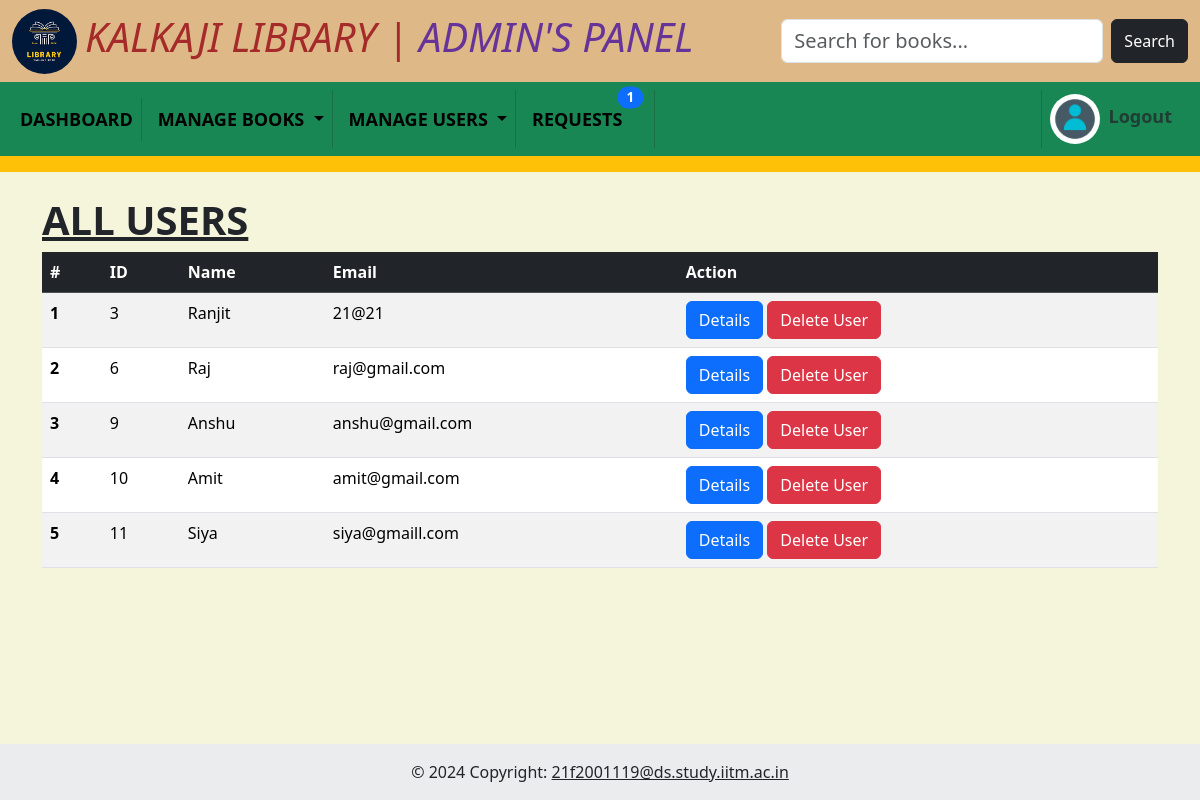
Page /users (signed in) on the committed database.
### models/model.py (models this page shows)
class User(db.Model):
    __tablename__ = "user"
    id = db.Column(db.Integer, autoincrement=True, primary_key=True)
    name = db.Column(db.String, nullable=False)
    email = db.Column(db.String, unique=True)
    password = db.Column(db.String)
    enrollments = db.relationship("Enrollments", back_populates="user")

### controllers/admin.py (the view)
@app.route("/users")
def users():
    users = User.query.all()
    return render_template("admin/users.html", users=users)

### controllers/admin.py (called while the page is built)
@app.before_request
def before_req():
    if "admin" not in session and request.endpoint in admin_routes:
        return redirect("/admin_login")
    elif "user_id" not in session and request.endpoint in user_routes:
        return redirect("/user_login")

### controllers/index.py (called while the page is built)
@app.context_processor
def inject_admin():
    admin1 = 1
    admin0 = 0
    req = Book_req.query.all()
    msg = Messages.query.filter_by(user_id=session.get('user_id')).all()
    return dict(admin1=admin1, admin0=admin0, req=len(req), msg=len(msg))

### templates/admin/users.html (shortened to what this page needs)
{% include 'admin/layout.html' %}
<nav class="navbar navbar-expand-lg bg-warning">
</nav>
<div class="container mt-4">
    <h1 class="fw-bold text-uppercase text-decoration-underline">All Users</h1>
    <table class="table table-striped table-hover">
        <thead class="table-dark">
            <tr>
                <th scope="col">#</th>
                <th scope="col">ID</th>
                <th scope="col">Name</th>
                <th scope="col">Email</th>
                <th scope="col">Action</th>
            </tr>
        </thead>
        <tbody>
            {% for user in users %}
            <tr>
                <th scope="row">{{loop.index}}</th>
                <td>{{user.id}}</td>
                <td>{{user.name}}</td>
                <td>{{user.email}}</td>
                <td>
                    <a href="/user_details/{{user.id}}"><button class="btn btn-primary">Details</button></a>
                    <button type="button" class="btn btn-danger" data-bs-toggle="modal" data-bs-target="#exampleModal{{ user.id }}">Delete User</button>
                </td>
            </tr>
            {% endfor %}
        </tbody>
    </table>
</div>
<footer class="bg-body-tertiary text-center text-lg-start fixed-bottom">
    <div class="text-center p-3" style="background-color: rgba(0, 0, 0, 0.05);">
        © 2024 Copyright:
        <a class="text-body" href="mailto:21f2001119@ds.study.iitm.ac.in">21f2001119@ds.study.iitm.ac.in</a>
    </div>
</footer>
</body>
</html>

### static/global.css (style rules this page uses)
body { background-color: beige; }

### rows in the picture
User: id "3", name "Ranjit", email "21@21"
User: id "6", name "Raj", email "raj@gmail.com"
User: id "9", name "Anshu", email "anshu@gmail.com"
User: id "10", name "Amit", email "amit@gmail.com"
User: id "11", name "Siya", email "siya@gmaill.com"

### other values in the picture
{{ req }} "1"
